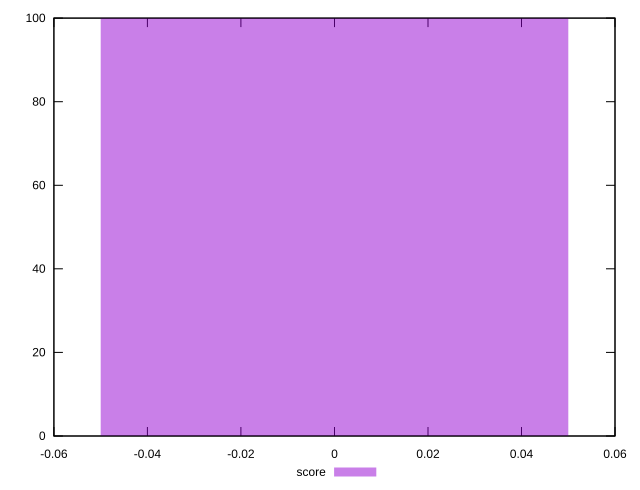

The gnuplot source for this figure:
reset
set terminal svg size 640, 490 enhanced background rgb 'white'
set output "report_00007_2020-12-11T15:55:29.892Z/uses-text-compression/samples/pages+cached+nointeractive/score/histogram.svg"

$score <<EOF
0 100
EOF

set key outside below
set boxwidth 0.1
set yrange [0:100]
set style fill transparent solid 0.5 noborder

plot \
  $score title "score" with boxes, \


reset
